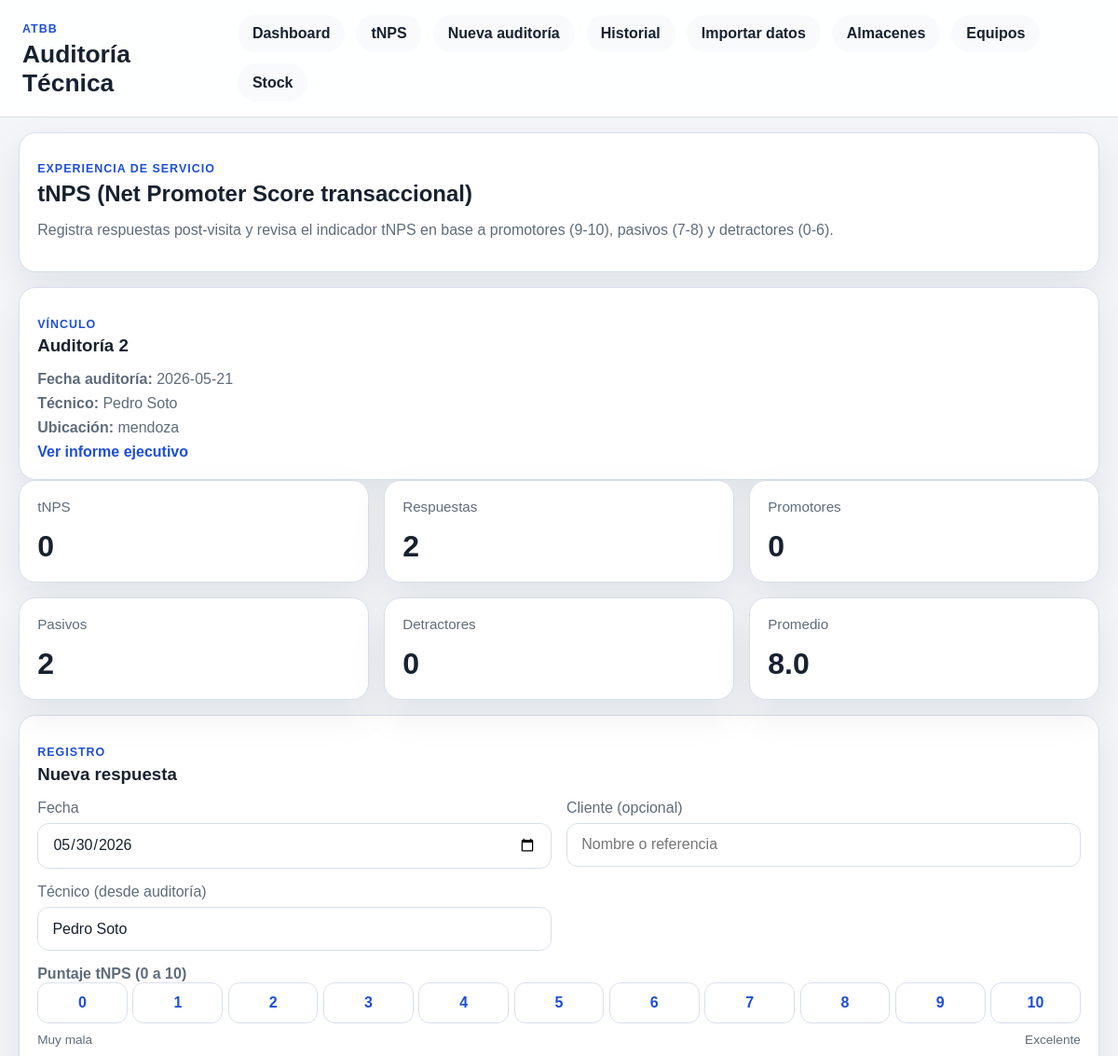
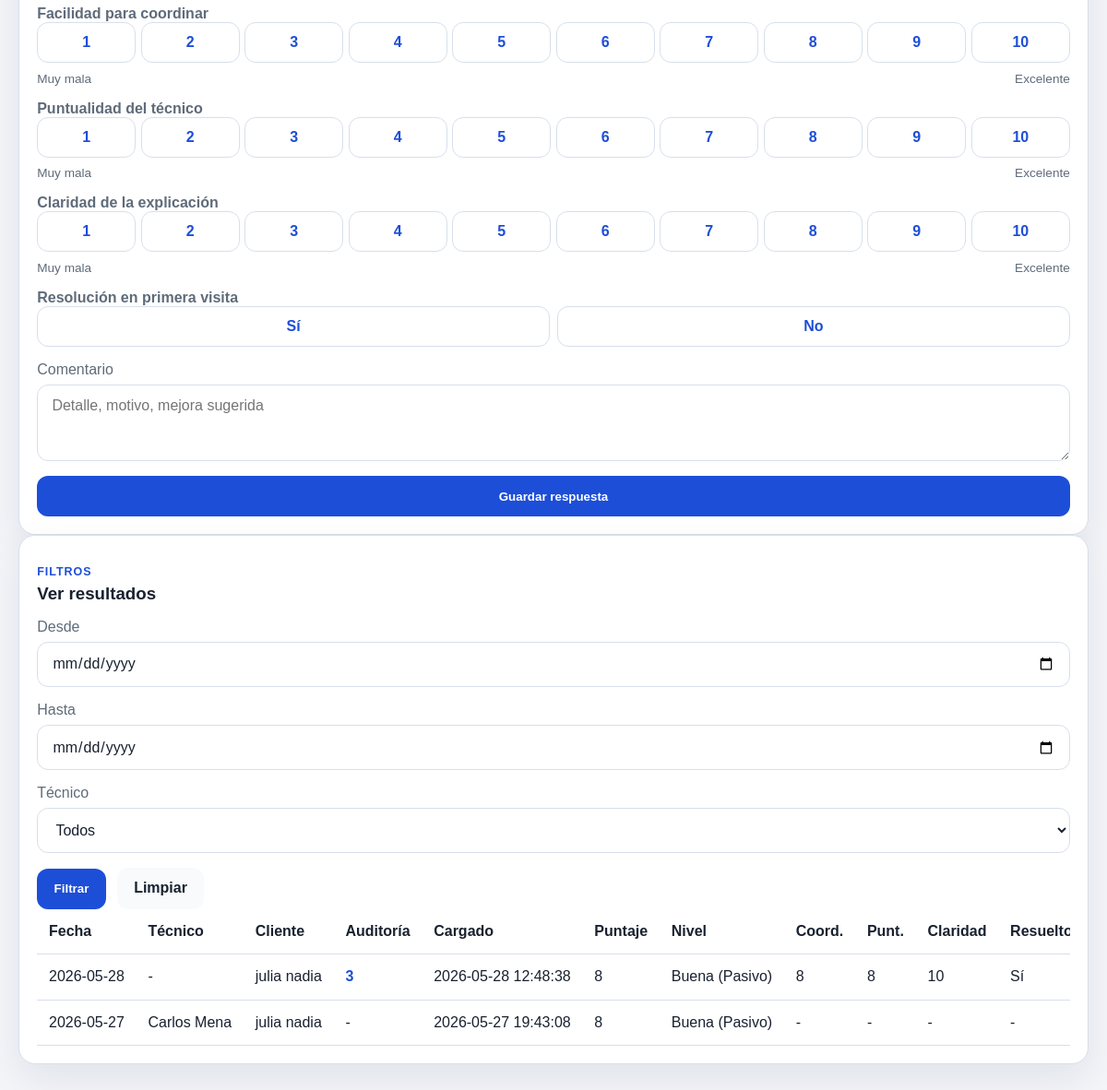
Page /tnps?audit_id=2 on the committed database (2 pictures, top to bottom).
### tables this page shows
CREATE TABLE "audits" (
            id INTEGER PRIMARY KEY AUTOINCREMENT,
            created_at TEXT NOT NULL DEFAULT CURRENT_TIMESTAMP,
            audit_date TEXT NOT NULL,
            auditor_name TEXT NOT NULL,
            auditor_signature_path TEXT,
            technician_signature_path TEXT,
            technician_display_name TEXT,
            technician_employee_code TEXT,
            location TEXT NOT NULL,
            installation_type TEXT NOT NULL,
            total_score REAL NOT NULL DEFAULT 0,
            result_status TEXT NOT NULL,
            general_notes TEXT,
            mobile_unit_id INTEGER,
            technician_id INTEGER,
            vehicle_id INTEGER NOT NULL, serialized_stock_status TEXT, serialized_stock_notes TEXT, material_stock_status TEXT, material_stock_notes TEXT,
            FOREIGN KEY (mobile_unit_id) REFERENCES mobile_units (id),
            FOREIGN KEY (technician_id) REFERENCES technicians (id),
            FOREIGN KEY (vehicle_id) REFERENCES vehicles (id)
        );

CREATE TABLE tnps_responses (
            id INTEGER PRIMARY KEY AUTOINCREMENT,
            created_at TEXT NOT NULL DEFAULT CURRENT_TIMESTAMP,
            response_date TEXT NOT NULL,
            score INTEGER NOT NULL CHECK(score >= 0 AND score <= 10),
            comment TEXT,
            customer_name TEXT,
            technician_id INTEGER,
            audit_id INTEGER, booking_ease_score INTEGER, punctuality_score INTEGER, communication_clarity_score INTEGER, issue_resolved_first_visit INTEGER,
            FOREIGN KEY (technician_id) REFERENCES technicians (id),
            FOREIGN KEY (audit_id) REFERENCES audits (id)
        );

CREATE TABLE technicians (
            id INTEGER PRIMARY KEY AUTOINCREMENT,
            name TEXT NOT NULL,
            employee_code TEXT NOT NULL UNIQUE,
            region TEXT NOT NULL
        , phone TEXT, commune TEXT, team TEXT, is_active INTEGER NOT NULL DEFAULT 1, company_name TEXT, supervisor_name TEXT, center_name TEXT);

### app/routes.py (the view, shortened to what this page needs)
@main.route("/tnps", methods=["GET", "POST"])
def tnps():
    audit_context = None
    audit_id_context_raw = request.args.get("audit_id", "").strip()
    if audit_id_context_raw:
        try:
            audit_id_context = int(audit_id_context_raw)
        except ValueError:
            flash("El ID de auditoria no es valido.", "error")
            audit_id_context = None
        if audit_id_context is not None:
            audit_context = fetch_audit_detail(audit_id_context)
            if not audit_context:
                flash("No se encontro la auditoria indicada para vincular el tNPS.", "error")
    filters = {
        "from_date": request.args.get("from_date", "").strip(),
        "to_date": request.args.get("to_date", "").strip(),
        "technician_id": request.args.get("technician_id", "").strip(),
    }
    technician_id = None
    if filters["technician_id"]:
        try:
            technician_id = int(filters["technician_id"])
        except ValueError:
            flash("El tecnico seleccionado no es valido.", "error")
            filters["technician_id"] = ""
    query_filters = {
        "from_date": filters["from_date"],
        "to_date": filters["to_date"],
        "technician_id": technician_id,
    }
    technicians = fetch_technicians()
    stats = fetch_tnps_stats(query_filters)
    responses = fetch_tnps_responses(query_filters)
    return render_template(
        "tnps.html",
        filters=filters,
        technicians=technicians,
        stats=stats,
        responses=responses,
        audit_context=audit_context,
        today=datetime.now().date().isoformat(),
        page_class="page-wide",
    )

### app/models.py (called while the page is built)
def get_db():
    if "db_conn" not in g:
        connection = sqlite3.connect(current_app.config["DATABASE_PATH"])
        connection.row_factory = sqlite3.Row
        g.db_conn = connection
    return g.db_conn

def fetch_technicians():
    rows = get_db().execute(
        """
        SELECT id, name, employee_code, region, phone, commune, team, company_name, supervisor_name, center_name, is_active
        FROM technicians
        ORDER BY name ASC
        """
    ).fetchall()
    return [dict(row) for row in rows]

### app/templates/tnps.html (shortened to what this page needs)
{% extends "base.html" %}
{% block content %}
<section class="hero">
    <div>
        <p class="eyebrow">Experiencia de servicio</p>
        <h2>tNPS (Net Promoter Score transaccional)</h2>
        <p class="hero-copy">
            Registra respuestas post-visita y revisa el indicador tNPS en base a promotores (9-10), pasivos (7-8) y detractores (0-6).
        </p>
    </div>
</section>
{% if audit_context %}
    <section class="card info-card">
        <div class="section-heading">
            <div>
                <p class="eyebrow">Vínculo</p>
                <h3>Auditoría {{ audit_context["id"] }}</h3>
            </div>
        </div>
        <div class="info-list">
            <p><strong>Fecha auditoría:</strong> {{ audit_context["audit_date"] }}</p>
            <p><strong>Técnico:</strong> {{ audit_context["technician_name"] }}</p>
            <p><strong>Ubicación:</strong> {{ audit_context["location"] }}</p>
            <p><a class="table-link" href="{{ url_for('main.audit_report', audit_id=audit_context['id']) }}">Ver informe ejecutivo</a></p>
        </div>
    </section>
{% endif %}
<section class="stats-grid">
    <article class="card stat-card">
        <span class="stat-label">tNPS</span>
        <strong class="stat-value">{{ stats["tnps_score"] }}</strong>
    </article>
    <article class="card stat-card">
        <span class="stat-label">Respuestas</span>
        <strong class="stat-value">{{ stats["total_responses"] }}</strong>
    </article>
    <article class="card stat-card">
        <span class="stat-label">Promotores</span>
        <strong class="stat-value">{{ stats["promoters_count"] }}</strong>
    </article>
    <article class="card stat-card">
        <span class="stat-label">Pasivos</span>
        <strong class="stat-value">{{ stats["passives_count"] }}</strong>
    </article>
    <article class="card stat-card">
        <span class="stat-label">Detractores</span>
        <strong class="stat-value">{{ stats["detractors_count"] }}</strong>
    </article>
    <article class="card stat-card">
        <span class="stat-label">Promedio</span>
        <strong class="stat-value">{{ stats["average_score"] }}</strong>
    </article>
</section>
<section class="card tnps-record-card">
    <form method="post" class="import-form tnps-record-form">
        <div class="section-heading">
            <div>
                <p class="eyebrow">Registro</p>
                <h3>Nueva respuesta</h3>
            </div>
        </div>
        <label>
            <span>Fecha</span>
            <input type="date" name="response_date" value="{{ today }}" required>
        </label>
        <label class="tnps-half">
            <span>Cliente (opcional)</span>
            <input type="text" name="customer_name" placeholder="Nombre o referencia">
        </label>
        {% if audit_context %}
            <label>
                <span>Técnico (desde auditoría)</span>
                <input type="text" value="{{ audit_context['technician_name'] if audit_context.get('technician_name') else 'Sin técnico asociado' }}" disabled>
            </label>
        {% endif %}
        <fieldset class="score-scale-field">
            <legend>Puntaje tNPS (0 a 10)</legend>
            <div class="score-scale-scroll">
                <div class="score-scale-grid score-scale-grid-11">
                    <div class="score-scale-item">
                        <label class="score-scale-option" for="tnps-score-0">0</label>
                    </div>
                    <div class="score-scale-item">
                        <label class="score-scale-option" for="tnps-score-1">1</label>
                    </div>
                    <div class="score-scale-item">
                        <label class="score-scale-option" for="tnps-score-2">2</label>
                    </div>
                    <div class="score-scale-item">
                        <label class="score-scale-option" for="tnps-score-3">3</label>
                    </div>
                    <div class="score-scale-item">
                        <label class="score-scale-option" for="tnps-score-4">4</label>
                    </div>
                    <div class="score-scale-item">
                        <label class="score-scale-option" for="tnps-score-5">5</label>
                    </div>
                    <div class="score-scale-item">
                        <label class="score-scale-option" for="tnps-score-6">6</label>
                    </div>
                    <div class="score-scale-item">
                        <label class="score-scale-option" for="tnps-score-7">7</label>
                    </div>
                    <div class="score-scale-item">
                        <label class="score-scale-option" for="tnps-score-8">8</label>
                    </div>
                    <div class="score-scale-item">
                        <label class="score-scale-option" for="tnps-score-9">9</label>
                    </div>
                    <div class="score-scale-item">
                        <label class="score-scale-option" for="tnps-score-10">10</label>
                    </div>
                </div>
            </div>
            <div class="score-scale-meta">
                <span>Muy mala</span>
                <span>Excelente</span>
            </div>
        </fieldset>
        <fieldset class="score-scale-field">
            <legend>Facilidad para coordinar </legend>
            <div class="score-scale-scroll">
                <div class="score-scale-grid score-scale-grid-10">
                    {% for value in range(1, 11) %}
                        <div class="score-scale-item">
                            <label class="score-scale-option" for="booking-ease-{{ value }}">{{ value }}</label>
                        </div>
                    {% endfor %}
                </div>
            </div>
            <div class="score-scale-meta">
                <span>Muy mala</span>
                <span>Excelente</span>
            </div>
        </fieldset>
        <fieldset class="score-scale-field">
            <legend>Puntualidad del técnico </legend>
            <div class="score-scale-scroll">
                <div class="score-scale-grid score-scale-grid-10">
                    {% for value in range(1, 11) %}
                        <div class="score-scale-item">
                            <label class="score-scale-option" for="punctuality-{{ value }}">{{ value }}</label>
                        </div>
                    {% endfor %}
                </div>
            </div>
            <div class="score-scale-meta">
                <span>Muy mala</span>
                <span>Excelente</span>
            </div>
        </fieldset>
        <fieldset class="score-scale-field">
            <legend>Claridad de la explicación </legend>
            <div class="score-scale-scroll">
                <div class="score-scale-grid score-scale-grid-10">
                    {% for value in range(1, 11) %}
                        <div class="score-scale-item">
                            <label class="score-scale-option" for="clarity-{{ value }}">{{ value }}</label>
                        </div>
                    {% endfor %}
                </div>
            </div>
            <div class="score-scale-meta">
                <span>Muy mala</span>
                <span>Excelente</span>
            </div>
        </fieldset>
        <fieldset class="score-scale-field">
            <legend>Resolución en primera visita </legend>
            <div class="score-scale-yn">
                <div class="score-scale-item">
                    <label class="score-scale-option" for="issue-resolved-yes">Sí</label>
                </div>
                <div class="score-scale-item">
                    <label class="score-scale-option" for="issue-resolved-no">No</label>
                </div>
            </div>
        </fieldset>
        <label>
            <span>Comentario </span>
            <textarea name="comment" rows="3" placeholder="Detalle, motivo, mejora sugerida"></textarea>
        </label>
        <button class="button button-primary" type="submit">Guardar respuesta</button>
    </form>
</section>
<section class="card table-card">
    <form method="get" class="import-form">
        <div class="section-heading">
            <div>
                <p class="eyebrow">Filtros</p>
                <h3>Ver resultados</h3>
            </div>
        </div>
        <label>
            <span>Desde</span>
            <input type="date" name="from_date" value="{{ filters['from_date'] }}">
        </label>
        <label>
            <span>Hasta</span>
            <input type="date" name="to_date" value="{{ filters['to_date'] }}">
        </label>
        <label>
            <span>Técnico</span>
            <select name="technician_id">
                <option value="">Todos</option>
            </select>
        </label>
        <div class="filter-actions">
            <button class="button button-primary" type="submit">Filtrar</button>
            <a class="button button-secondary" href="{{ url_for('main.tnps') }}">Limpiar</a>
        </div>
    </form>
    {% if responses %}
        <div class="table-wrap">
            <table class="compact-table">
                <thead>
                    <tr>
                        <th>Fecha</th>
                        <th>Técnico</th>
                        <th>Cliente</th>
                        <th>Auditoría</th>
                        <th>Cargado</th>
                        <th>Puntaje</th>
                        <th>Nivel</th>
                        <th>Coord.</th>
                        <th>Punt.</th>
                        <th>Claridad</th>
                        <th>Resuelto</th>
                    </tr>
                </thead>
                <tbody>
                    {% for row in responses %}
                        <tr>
                            <td>{{ row["response_date"] }}</td>
                            <td>{{ row["technician_name"] or "-" }}</td>
                            <td>{{ row["customer_name"] or "-" }}</td>
                            <td>
                                {% if row["audit_id"] %}
                                    <a class="table-link" href="{{ url_for('main.audit_detail', audit_id=row['audit_id']) }}">{{ row["audit_id"] }}</a>
                                {% else %}
                                    -
                                {% endif %}
                            </td>
                            <td>{{ row["created_at"] }}</td>
                            <td>{{ row["score"] }}</td>
                            <td>
                                {% if row["score"] >= 9 %}
                                    Excelente
                                {% elif row["score"] >= 7 %}
                                    Buena
                                {% elif row["score"] >= 5 %}
                                    Regular
                                {% elif row["score"] >= 3 %}
                                    Mala
                                {% else %}
                                    Muy mala
                                {% endif %}
                                {% if row["score"] >= 9 %}
                                    (Promotor)
                                {% elif row["score"] >= 7 %}
                                    (Pasivo)
                                {% else %}
                                    (Detractor)
                                {% endif %}
                            </td>
                            <td>{{ row["booking_ease_score"] or "-" }}</td>
                            <td>{{ row["punctuality_score"] or "-" }}</td>
                            <td>{{ row["communication_clarity_score"] or "-" }}</td>
                            <td>
                                {% if row["issue_resolved_first_visit"] is none %}
                                    -
                                {% elif row["issue_resolved_first_visit"] %}
                                    Sí
                                {% else %}
                                    No
                                {% endif %}
                            </td>
                        </tr>
                    {% endfor %}
                </tbody>
            </table>
        </div>
    {% else %}
        <p class="empty-state">No hay respuestas tNPS para los filtros seleccionados.</p>
    {% endif %}
</section>
{% endblock %}

### rows in the picture
audits: id "2", audit_date "2026-05-21", location "mendoza"
tnps_responses: response_date "2026-05-28", row "-", customer_name "julia nadia", audit_id "3", created_at "2026-05-28 12:48:38", score "8", shows "Buena", shows "(Pasivo)", booking_ease_score "8", punctuality_score "8", communication_clarity_score "10", issue_resolved_first_visit "Sí"
tnps_responses: response_date "2026-05-27", name "Carlos Mena", customer_name "julia nadia", created_at "2026-05-27 19:43:08", score "8", shows "Buena", shows "(Pasivo)", row "-"

### other values in the picture
{{ audit_context["technician_name"] }} "Pedro Soto"
{{ stats["tnps_score"] }} "0"
{{ stats["total_responses"] }} "2"
{{ stats["promoters_count"] }} "0"
{{ stats["passives_count"] }} "2"
{{ stats["detractors_count"] }} "0"
{{ stats["average_score"] }} "8.0"
{{ value }} "1" "2" "3" "4" "5" "6" "7" "8" "9" "10"
